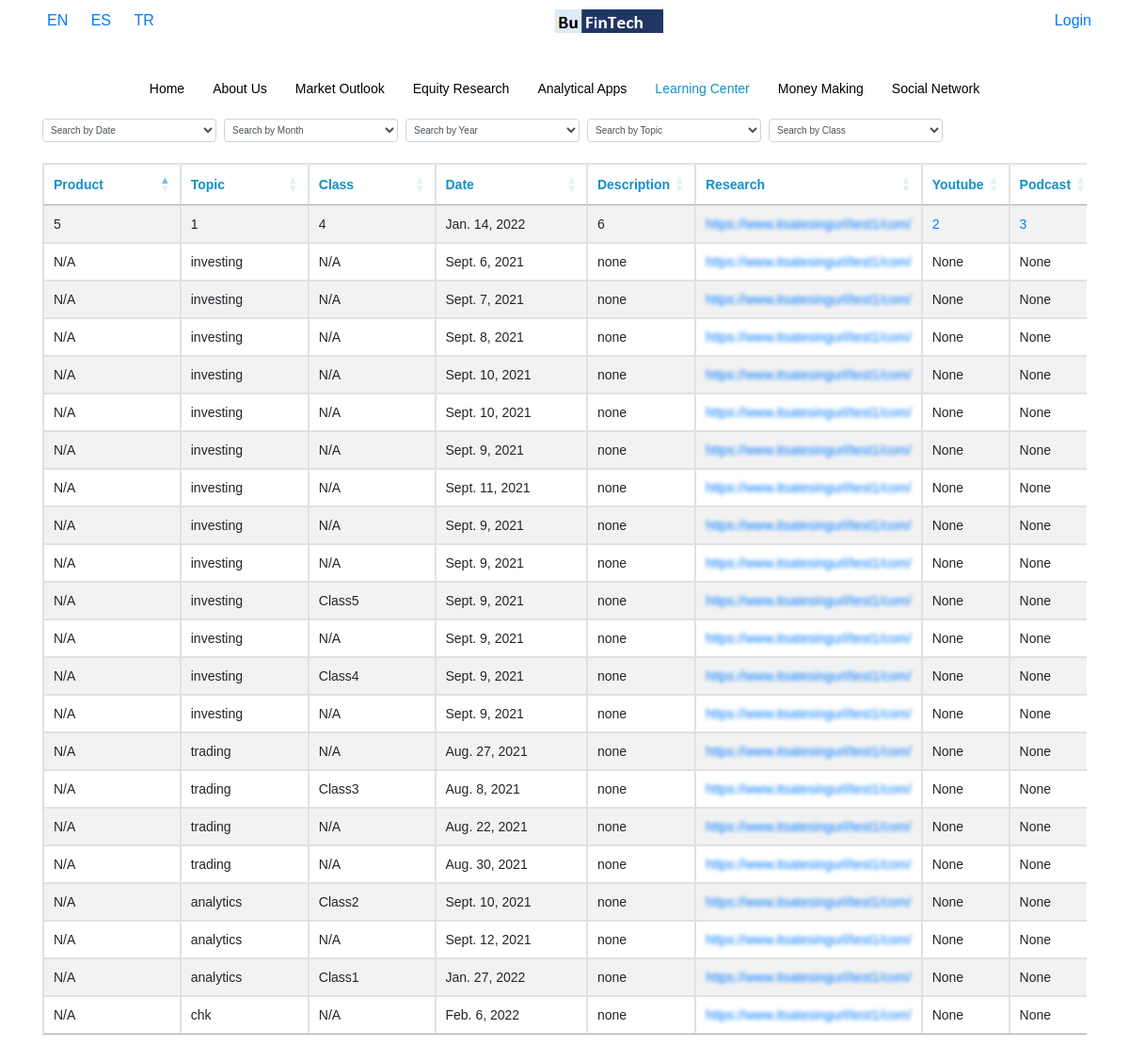
Before: /en/learning-center with the older database file.
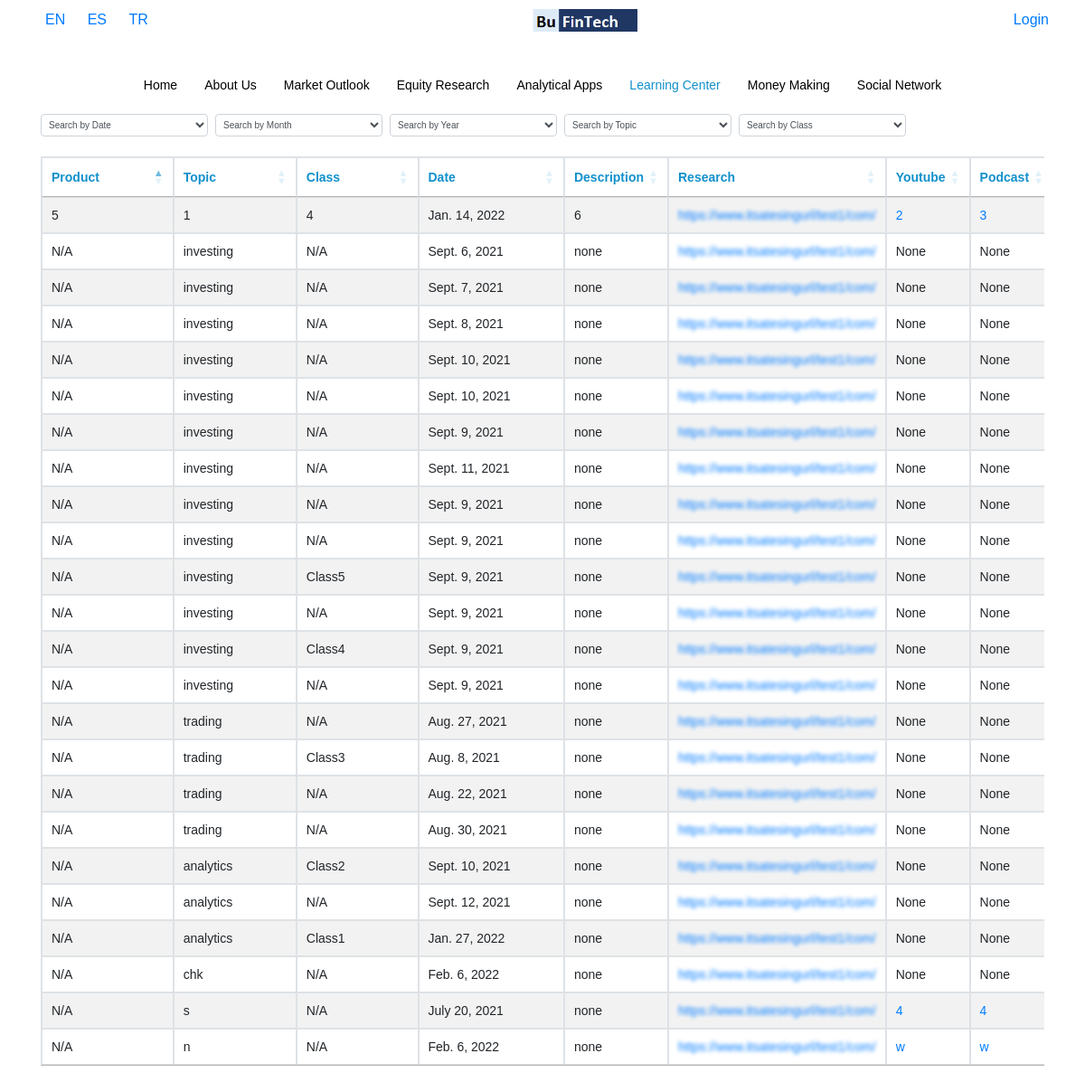
After: the same page with the newer database file.
### base/models.py (models this page shows, shortened)
class learning(models.Model):
    Language = models.CharField(max_length=50)
    Product = models.CharField(max_length=50,blank=True, default="N/A")
    Topic = models.CharField(max_length=50,blank=True)
    Class = models.CharField(max_length=50,blank=True, default="N/A")
    Date = models.DateField(blank=True)
    Description = models.CharField(max_length=50,blank=True,default="none")
    Research = models.FileField(upload_to=path_learning )
    Youtube = models.CharField(max_length=50,blank=True)
    Podcast = models.CharField(max_length=50,blank=True)
    class Meta:
        verbose_name = "Learning Center"
        verbose_name_plural = "Learning Center"

### base/views.py (the view)
# urls.py: re_path(r'^(?P<Language>[a-z]{2})/learning-center$', views.learn, name='learning-center'),
def learn(request, Language):
    display_url = True
    try:
        user_payment = Api_key.objects.get(user = request.user)
    except:
        user_payment = None
    if user_payment != None:
        pass
    else:
        display_url = False
    hidden = [0,1]
    setCurrentLanguage(request, Language)
    nav_items = ListPage.objects.filter(Language=request.session['current_language']).order_by('Priority').values_list("Menu_Name","url").distinct()
    obj = learning.objects.filter(Language=request.session['current_language'])
    data = serializers.serialize("python",learning.objects.filter(Language=request.session['current_language']) )
    categories = obj.values("Topic").distinct()
    classes = obj.values("Class").distinct()
    return render (request,'base/learning.html',{'display_url':display_url, 'obj':obj,'table_form':LearningForm(),'data':data, 'hidden':hidden,"nav_items":list(dict.fromkeys(nav_items)),'Language':Language, 'categories':categories, 'classes':classes})

### base/forms.py
class LearningForm(ModelForm):
    class Meta:
        model = learning
        fields = '__all__'

### base/templatetags/current_url.py (called while the page is built)
@register.filter
def current_url(value, url):
    url = url[4:]
    value = value.replace("_","-")
    if value == "analytic-apps":
        value = "analytical-apps"
    print(value, url)
    result = re.search(value , url)
    if result != None:
        return True

### base/views.py (called while the page is built)
def setCurrentLanguage(request, Language):
    request.session['current_language'] = Language
    return

### base/templates/base/learning.html (shortened to what this page needs)
{% extends 'base/home.html' %}
{% load static %}
{% block content %}
<div class="container">
        <div class=" d-block d-md-flex searcbox">
            <select style="height: 25px; font-size: 10px; padding: 4px;" class="form-control col-12 col-md-2 mt-2 mt-md-0 mr-2" id="learning_search_date" title="Search By Date">
				<option value="">Search by Date</option>
			</select>
            <select style="height: 25px; font-size: 10px; padding: 4px;" class="form-control col-12 col-md-2 mt-2 mt-md-0 mr-2" id="learning_search_month" title="Search By Month">
				<option value="">Search by Month</option>
			</select>
            <select style="height: 25px; font-size: 10px; padding: 4px;" class="form-control col-12 col-md-2 mt-2 mt-md-0 mr-2" id="learning_search_year" title="Search By Year">
                <option value="">Search by Year</option>
            </select>
            <select style="height: 25px; font-size: 10px; padding: 4px;" class="form-control col-12 col-md-2 mt-2 mt-md-0 mr-2" id="learning_search" title="Search By Category">
                <option value="">Search by Topic</option>
            </select>
            <select style="height: 25px; font-size: 10px; padding: 4px;" class="form-control col-12 col-md-2 mt-2 mt-md-0 mr-2" id="learning_search_class" title="Search By Category">
                <option value="">Search by Class</option>
            </select>
        </div>
	<br />
    <div class="width">
    <table id="example" class="table table-striped table-bordered" style="width:101%">
        <thead>
            <tr>
                {% for field in table_form %}
                    {% if field.label  == 'Url' %}
                        {% if display_url %}
                            <th> {{field.label}} </th>
                        {% endif %}
                    {% elif field.label  == 'Language' %}
                    {% else %}
                        <th> {{field.label}} </th>
                    {% endif %}
				{% endfor %}
            </tr>
        </thead>
        <tbody>
            {% for instance in data %}
                <tr>
                {% for field, value in instance.fields.items %}
                            {% if field == 'Research' %}
                                {% if display_url == False %}
                                    <td style="min-width: 203px;">
                                        <a class="blurLinks" href="{% url 'payment' %}" onmouseover="hov(this)" onmouseout="hovOut(this)">https://www.itsatesingurl/test1/com/</a>
                                    </td>
                                {% else %}
                                    <td> <a  href="{{value}}">{{value}}</a></td>
                                {% endif %}
                            {% elif field == 'Language' %}
                            {% elif field == 'Youtube' %}
                                {% if value %}
                                    <td> <a  href="{{value}}">{{value}}</a></td>
                                {% else %}
                                    <td>None</td>
                                {% endif %}
                            {% elif field == 'Podcast' %}
                                {% if value %}
                                    <td><a href="{{value}}">{{value}}</a></td>
                                {% else %}
                                    <td>None</td>
                                {% endif %}
                            {% else %}
                                <td> {{value }} </td>
                            {%endif%}
                {% endfor %}
                </tr>
            {% endfor %}
        </tbody>
    </table>
    </div>
</div>
{% endblock content %}

### base/templates/base/home.html (shortened to what this page needs)
 {% load static %}
 <!DOCTYPE html>
<html>
<head>
    {% include 'base/head.html' %}
</head>
<body  style="overflow-x:hidden;">
<div class="container-fluid" id="page"  style="overflow-x:hidden;">
    {% include 'base/navbar.html' %}
    {% block content %}{% endblock content %}
</div>
</body>
</html>

### base/templates/base/head.html (shortened to what this page needs)
{% load static %}
<link rel="stylesheet" href=" {% static 'base/style.css' %} ">
<link rel="stylesheet" href=" {% static 'base/url.css' %} ">
<link rel="stylesheet" href="https://maxcdn.bootstrapcdn.com/bootstrap/4.5.2/css/bootstrap.min.css">
<link rel="stylesheet" href="https://cdnjs.cloudflare.com/ajax/libs/font-awesome/4.7.0/css/font-awesome.min.css">
<link rel="stylesheet" href="https://cdnjs.cloudflare.com/ajax/libs/bootstrap-datepicker/1.8.0/css/bootstrap-datepicker.min.css" />
<link rel="stylesheet" type="text/css" href="https://cdn.datatables.net/1.10.25/css/jquery.dataTables.css">

### base/templates/base/navbar.html (shortened to what this page needs)
{% load static %}
{% load current_url %}
<link type="text/css" rel="stylesheet" href="{% static 'sidebar/demo.css' %}" />
<link type="text/css" rel="stylesheet" href="{% static 'sidebar/mmenu.css' %}" />
<div class="header">
	<div class="" >
		<span class="float-left d-none d-md-inline">
			<a class="myBtn a-effect" href="{% url request.resolver_match.url_name Language='en'  %}" style="text-decoration: none;">EN</a>
			<a class="myBtn a-effect" href="{% url request.resolver_match.url_name Language='es'  %}" style="text-decoration: none;">ES</a>
			<a class="myBtn a-effect" href="{% url request.resolver_match.url_name Language='tr'  %}" style="text-decoration: none;">TR</a>
		</span>
		<a href="{% url 'redirect_index' %}" id="middleLogo">  <img style="width: 116px;" src="{% static 'images/bufintech_logo1.png' %}"></a>
		<div class="d-none d-md-block float-right">
			{% if request.user.is_authenticated %}
			<a href="{% url 'profile' %}">Profile</a>
			{% if not display_url %}
			<a style="margin-left: 10px;" href="{% url 'payment' %}">Subscribe</a>
			{% endif %}
			<a class="myBtn a-effect" href="{% url 'logout'  %}" style="text-decoration: none;">Logout</a>
			{% else %}
			<a href="{% url 'login' %}">Login</a>
			{% endif %}
		</div>
	</div>
</div>
<div class=" d-none d-md-flex justify-content-center" style="margin-top: 3%;">
    <ul class="ul-flex">
		{%for item in nav_items%}
		{% if item.1|current_url:request.path  %}
		<li><a href="{% url item.1 Language=Language %}" style="color: #1190cb;">{{item.0}}</a></li>
		{% else %}
		<li><a href="{% url item.1 Language=Language %}">{{item.0}}</a></li>
		{% endif %}
		{% endfor %}
    </ul>
</div>

### mysite/static/base/style.css (style rules this page uses)
html, body { height: 100%; width: 100%; height: 100vh; width: 100vw; margin: 0; }
.width { overflow-x: auto; white-space: nowrap; margin-bottom: 50px; }
ul { padding: 0; list-style: none; }
ul li { color:#1190cb; position: relative; line-height: 21px; text-align: left; display: inline; padding:0px 10px; list-style:none; }
ul li a { padding: 0px 10px; color: black; text-decoration: none; }
th { color:#1190cb; }
td { width:25%; }
a { color:black; }
.myBtn { text-decoration: none; cursor: pointer; padding: 0px 10px; }
.ul-flex { display: flex; flex-wrap: wrap; justify-content: center; }
.ul-flex li { padding: 5px; }

### mysite/static/base/url.css (style rules this page uses)
.blurLinks { filter: blur(2px); -webkit-filter: blur(2px); }

### mysite/static/sidebar/demo.css (style rules this page uses)
html, body { padding: 0; margin: 0; }
body { background-color: #fff; font-family: Arial, Helvetica, Verdana; font-size: 14px; line-height: 22px; color: #666; position: relative; -webkit-text-size-adjust: none; }
.header, .content, .footer { text-align: center; }
.header, .footer { background: #fff; font-size: 16px; color: #000; line-height: 44px; -moz-box-sizing: border-box; box-sizing: border-box; width: 100%; height: 44px; padding: 0 25px; }
.a-effect { color: #007bff !important; text-decoration: none !important; background-color: transparent !important; cursor: pointer !important; }

### mysite/static/sidebar/mmenu.css (style rules this page uses)
:root { --mm-line-height:20px;--mm-listitem-size:44px;--mm-navbar-size:44px;--mm-offset-top:0;--mm-offset-right:0;--mm-offset-bottom:0;--mm-offset-left:0;--mm-color-border:rgba(0, 0, 0, 0.1);--mm-color-button:rgba(0, 0, 0, 0.3);--mm-color-text:rgba(0, 0, 0, 0.75);--mm-color-text-dimmed:rgba(0, 0, 0, 0.3);--mm-color-background:#f3f3f3;--mm-color-background-highlight:rgba(0, 0, 0, 0.05);--mm-color-background-emphasis:rgba(255, 255, 255, 0.4);--mm-shadow:0 0 10px rgba(0, 0, 0, 0.3) }
.mm-wrapper { overflow-x:hidden;position:relative }
.mm-page { -webkit-box-sizing:border-box;box-sizing:border-box;position:relative }
.mm-slideout { -webkit-transition:-webkit-transform .4s ease;transition:-webkit-transform .4s ease;-o-transition:transform .4s ease;transition:transform .4s ease;transition:transform .4s ease,-webkit-transform .4s ease;z-index:1 }
:root { --mm-iconbar-size:50px }
:root { --mm-iconpanel-size:50px }
:root { --mm-sidebar-collapsed-size:50px;--mm-sidebar-expanded-size:440px }

Changed rows visible on the page:
added learning: fields "N/A" "N/A" "July 20, 2021" "none"
added learning: fields "N/A" "N/A" "Feb. 6, 2022" "none"
Other visible differences:
new list line: "s https://www.itsatesingurl/test1/com/ 4 4"
new list line: "n https://www.itsatesingurl/test1/com/ w w"
